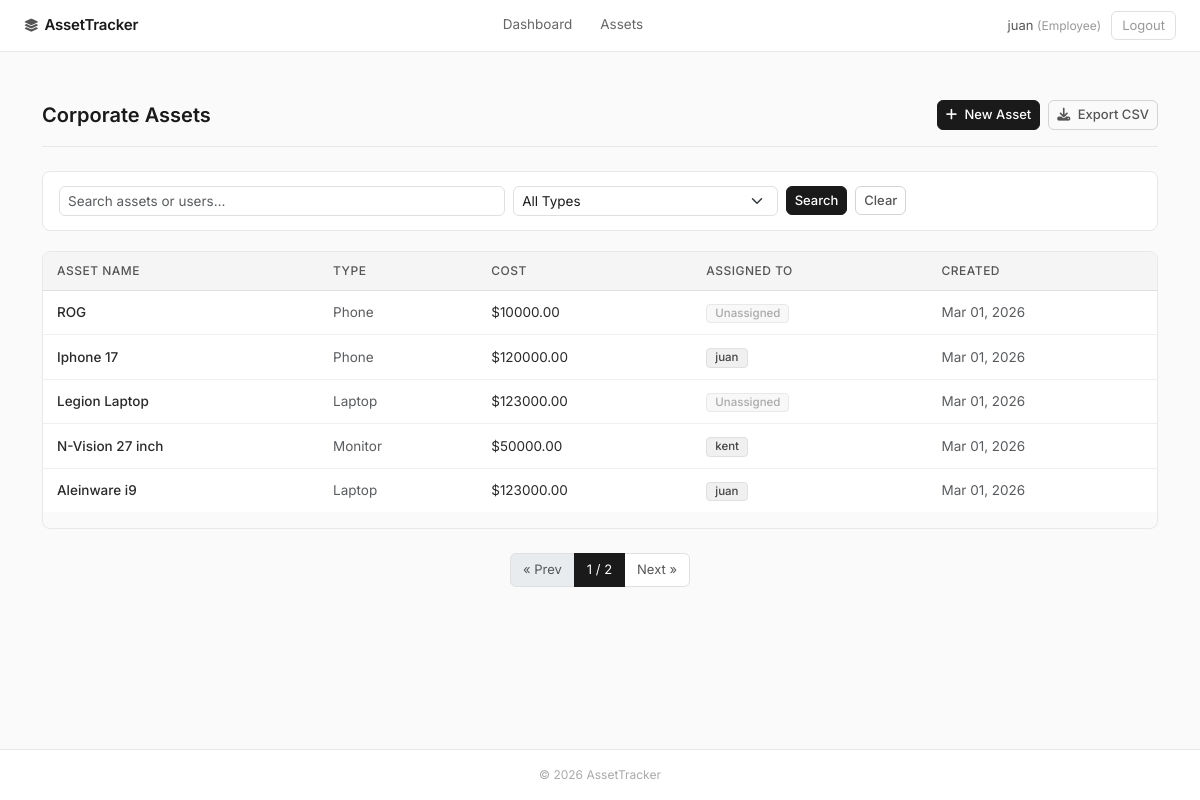
The app's page /list/ (signed in) with its own data.
### assets/models.py (models this page shows, shortened)
class User(AbstractUser):
    ROLE_CHOICES = (
        ('ADMIN', 'Administrator'),
        ('MANAGER', 'Manager'),
        ('EMPLOYEE', 'Employee'),
    )
    role = models.CharField(max_length=20, choices=ROLE_CHOICES, default='EMPLOYEE')
    @property
    def is_manager_or_admin(self):
        return self.role in ['ADMIN', 'MANAGER'] or self.is_superuser

class TimeStampedModel(models.Model):
    created_at = models.DateTimeField(auto_now_add=True)
    updated_at = models.DateTimeField(auto_now=True)
    class Meta:
        abstract = True

class Asset(TimeStampedModel):
    ASSET_TYPES = (
        ('LAPTOP', 'Laptop'),
        ('MONITOR', 'Monitor'),
        ('PHONE', 'Phone'),
        ('FURNITURE', 'Furniture'),
    )
    name = models.CharField(max_length=100)
    asset_type = models.CharField(max_length=20, choices=ASSET_TYPES)
    cost = models.DecimalField(max_digits=10, decimal_places=2)
    assigned_to = models.ForeignKey(User, on_delete=models.SET_NULL, null=True, blank=True, related_name='assets')
    history = HistoricalRecords()

### assets/views.py (the view)
# urls.py: path('list/', AssetListView.as_view(), name='asset-list'),
class AssetListView(LoginRequiredMixin, ListView):
    model = Asset
    template_name = "assets/asset_list.html"
    context_object_name = "assets"
    paginate_by = 5
    def get_queryset(self):
        queryset = Asset.objects.select_related('assigned_to').all()
        asset_type = self.request.GET.get('asset_type')
        search_query = self.request.GET.get('search')
        if asset_type:
            queryset = queryset.filter(asset_type=asset_type)
        if search_query:
            queryset = queryset.filter(
                Q(name__icontains=search_query) |
                Q(assigned_to__username__icontains=search_query)
            )
        return queryset
    def get_context_data(self, **kwargs):
        context = super().get_context_data(**kwargs)
        context['asset_types'] = Asset.ASSET_TYPES
        return context

### assets/templates/assets/asset_list.html (shortened to what this page needs)
{% extends "assets/base.html" %}
{% block content %}
<div class="page-header">
    <h1>Corporate Assets</h1>
    <div class="d-flex gap-2">
        <a href="{% url 'asset-create' %}" class="btn btn-primary btn-sm">
            <i class="fas fa-plus me-1"></i> New Asset
        </a>
        <a href="{% url 'export-assets' %}" class="btn btn-outline-secondary btn-sm">
            <i class="fas fa-download me-1"></i> Export CSV
        </a>
    </div>
</div>
<div class="filter-bar">
    <form method="GET" class="row g-2 align-items-center">
        <div class="col-md-5">
            <input type="text" name="search" class="form-control form-control-sm" placeholder="Search assets or users…"
                value="{{ request.GET.search }}">
        </div>
        <div class="col-md-3">
            <select name="asset_type" class="form-select form-select-sm">
                <option value="">All Types</option>
            </select>
        </div>
        <div class="col-auto">
            <button type="submit" class="btn btn-primary btn-sm">Search</button>
        </div>
        <div class="col-auto">
            <a href="{% url 'asset-list' %}" class="btn btn-outline-secondary btn-sm">Clear</a>
        </div>
    </form>
</div>
<div class="table-responsive">
    <table class="table table-hover">
        <thead>
            <tr>
                <th>Asset Name</th>
                <th>Type</th>
                <th>Cost</th>
                <th>Assigned To</th>
                <th>Created</th>
            </tr>
        </thead>
        <tbody>
            {% for asset in assets %}
            <tr>
                <td style="font-weight:500;">{{ asset.name }}</td>
                <td class="text-muted">{{ asset.get_asset_type_display }}</td>
                <td>${{ asset.cost }}</td>
                <td>
                    {% if asset.assigned_to %}
                    <span class="badge badge-user">{{ asset.assigned_to.username }}</span>
                    {% else %}
                    <span class="badge badge-unassigned">Unassigned</span>
                    {% endif %}
                </td>
                <td class="text-muted">{{ asset.created_at|date:"M d, Y" }}</td>
            </tr>
            {% empty %}
            <tr>
                <td colspan="6" class="text-center text-muted py-5">No assets found.</td>
            </tr>
            {% endfor %}
        </tbody>
    </table>
</div>
{% if is_paginated %}
<nav class="mt-4">
    <ul class="pagination justify-content-center">
        {% if page_obj.has_previous %}
        <li class="page-item">
            <a class="page-link"
                href="?page={{ page_obj.previous_page_number }}{% if request.GET.search %}&search={{ request.GET.search }}{% endif %}{% if request.GET.asset_type %}&asset_type={{ request.GET.asset_type }}{% endif %}">
                &laquo; Prev
            </a>
        </li>
        {% else %}
        <li class="page-item disabled"><span class="page-link">&laquo; Prev</span></li>
        {% endif %}
        <li class="page-item active">
            <span class="page-link">{{ page_obj.number }} / {{ page_obj.paginator.num_pages }}</span>
        </li>
        {% if page_obj.has_next %}
        <li class="page-item">
            <a class="page-link"
                href="?page={{ page_obj.next_page_number }}{% if request.GET.search %}&search={{ request.GET.search }}{% endif %}{% if request.GET.asset_type %}&asset_type={{ request.GET.asset_type }}{% endif %}">
                Next &raquo;
            </a>
        </li>
        {% else %}
        <li class="page-item disabled"><span class="page-link">Next &raquo;</span></li>
        {% endif %}
    </ul>
</nav>
{% endif %}
{% endblock %}

### assets/templates/assets/base.html (shortened to what this page needs)
<!DOCTYPE html>
<html lang="en">
<head>
    <link href="https://cdn.jsdelivr.net/npm/bootstrap@5.3.3/dist/css/bootstrap.min.css" rel="stylesheet">
    <link rel="stylesheet" href="https://cdnjs.cloudflare.com/ajax/libs/font-awesome/6.4.0/css/all.min.css">
</head>
<body>
<nav class="site-nav">
    <a class="site-nav__brand" href="{% url 'dashboard' %}">
        <i class="fas fa-layer-group"></i> AssetTracker
    </a>
    <ul class="site-nav__links">
        <li><a href="{% url 'dashboard' %}">Dashboard</a></li>
        <li><a href="{% url 'asset-list' %}">Assets</a></li>
    </ul>
    <div class="site-nav__right">
        {% if user.is_authenticated %}
            <span class="site-nav__user">
                {{ user.username }} <span>({{ user.get_role_display }})</span>
            </span>
            <form action="{% url 'logout' %}" method="post" style="display:inline">
                <button type="submit" class="btn-link-muted">Logout</button>
            </form>
        {% else %}
            <a href="{% url 'login' %}" class="btn btn-primary btn-sm">Login</a>
        {% endif %}
    </div>
</nav>
<main class="container py-5">
    {% block content %}{% endblock %}
</main>
<footer>
    &copy; {% now "Y" %} AssetTracker
</footer>
</body>
</html>

### assets/templates/assets/base.html (style rules this page uses)
*, *::before, *::after { box-sizing: border-box; }
body { font-family: 'Inter', sans-serif; background-color: #fafafa; color: #1a1a1a; min-height: 100vh; display: flex; flex-direction: column; font-size: 14px; }
main { flex: 1; }
.site-nav { background: #fff; border-bottom: 1px solid #e8e8e8; padding: 0 1.5rem; height: 52px; display: flex; align-items: center; justify-content: space-between; }
.site-nav__brand { font-weight: 600; font-size: 15px; color: #1a1a1a; text-decoration: none; letter-spacing: -0.2px; display: flex; align-items: center; gap: 6px; }
.site-nav__brand i { color: #555; font-size: 13px; }
.site-nav__links { display: flex; gap: 0; list-style: none; margin: 0; padding: 0; }
.site-nav__links a { color: #666; text-decoration: none; font-size: 13.5px; padding: 0 14px; height: 52px; display: flex; align-items: center; border-bottom: 2px solid transparent; transition: color 0.15s, border-color 0.15s; }
.site-nav__right { display: flex; align-items: center; gap: 10px; }
.site-nav__user { font-size: 13px; color: #555; }
.site-nav__user span { color: #999; font-size: 12px; }
.btn { font-size: 13px; font-weight: 500; border-radius: 6px; }
.btn-primary { background: #1a1a1a; border-color: #1a1a1a; color: #fff; }
.btn-outline-secondary { color: #555; border-color: #d4d4d4; }
.btn-link-muted { color: #999; background: none; border: 1px solid #e0e0e0; padding: 4px 10px; border-radius: 6px; text-decoration: none; font-size: 13px; transition: background 0.15s; }
.page-header { display: flex; justify-content: space-between; align-items: center; margin-bottom: 24px; padding-bottom: 16px; border-bottom: 1px solid #e8e8e8; }
.page-header h1 { font-size: 20px; font-weight: 600; margin: 0; color: #1a1a1a; }
.table { font-size: 13.5px; border-collapse: collapse; }
.table thead th { background: #f5f5f5; color: #555; font-weight: 500; font-size: 12px; text-transform: uppercase; letter-spacing: 0.5px; border-bottom: 1px solid #e0e0e0; border-top: none; padding: 10px 14px; }
.table tbody td { padding: 11px 14px; border-bottom: 1px solid #f0f0f0; vertical-align: middle; color: #2a2a2a; }
.table tbody tr:last-child td { border-bottom: none; }
.table-responsive { border: 1px solid #e8e8e8; border-radius: 8px; overflow: hidden; }
.badge { font-weight: 500; font-size: 11.5px; border-radius: 4px; padding: 3px 8px; }
.badge-user { background: #f0f0f0; color: #444; border: 1px solid #e0e0e0; }
.badge-unassigned { background: #f8f8f8; color: #aaa; border: 1px solid #e8e8e8; }
.filter-bar { background: #fff; border: 1px solid #e8e8e8; border-radius: 8px; padding: 14px 16px; margin-bottom: 20px; }
.form-control, .form-select { font-size: 13.5px; border-color: #e0e0e0; border-radius: 6px; color: #1a1a1a; }
.pagination .page-link { font-size: 13px; color: #555; border-color: #e0e0e0; }
.pagination .page-item.active .page-link { background: #1a1a1a; border-color: #1a1a1a; color: #fff; }
footer { border-top: 1px solid #e8e8e8; font-size: 12px; color: #aaa; text-align: center; padding: 16px; background: #fff; }

### records on screen
User: username "juan", role "Employee"
Asset: name "ROG", asset_type "Phone", cost "10000.00", shows "Unassigned", created_at "Mar 01, 2026"
Asset: name "Iphone 17", asset_type "Phone", cost "120000.00", assigned_to.username "juan", created_at "Mar 01, 2026"
Asset: name "Legion Laptop", asset_type "Laptop", cost "123000.00", shows "Unassigned", created_at "Mar 01, 2026"
Asset: name "N-Vision 27 inch", asset_type "Monitor", cost "50000.00", assigned_to.username "kent", created_at "Mar 01, 2026"
Asset: name "Aleinware i9", asset_type "Laptop", cost "123000.00", assigned_to.username "juan", created_at "Mar 01, 2026"

### other values on screen
{{ page_obj.number }} "1"
{{ page_obj.paginator.num_pages }} "2"
